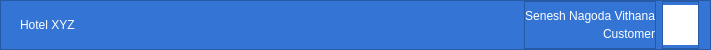
     <widget class="QFrame" name="frame">
      <property name="minimumSize">
       <size>
        <width>0</width>
        <height>50</height>
       </size>
      </property>
      <property name="maximumSize">
       <size>
        <width>16777215</width>
        <height>50</height>
       </size>
      </property>
      <property name="styleSheet">
       <string notr="true">background-color: #3474D4;</string>
      </property>
      <property name="frameShape">
       <enum>QFrame::StyledPanel</enum>
      </property>
      <property name="frameShadow">
       <enum>QFrame::Raised</enum>
      </property>
      <property name="lineWidth">
       <number>0</number>
      </property>
      <layout class="QHBoxLayout" name="horizontalLayout_4">
       <property name="topMargin">
        <number>0</number>
       </property>
       <property name="bottomMargin">
        <number>0</number>
       </property>
       <item>
        <widget class="QLabel" name="label_4">
         <property name="styleSheet">
          <string notr="true">font: 500 18pt &quot;ImPerfect23&quot;;
color: rgb(255, 255, 255);
margin-left:5px;</string>
         </property>
         <property name="text">
          <string>Hotel XYZ</string>
         </property>
        </widget>
       </item>
       <item>
        <spacer name="horizontalSpacer">
         <property name="orientation">
          <enum>Qt::Horizontal</enum>
         </property>
         <property name="sizeHint" stdset="0">
          <size>
           <width>440</width>
           <height>20</height>
          </size>
         </property>
        </spacer>
       </item>
       <item>
        <widget class="QFrame" name="frame_9">
         <property name="frameShape">
          <enum>QFrame::StyledPanel</enum>
         </property>
         <property name="frameShadow">
          <enum>QFrame::Raised</enum>
         </property>
         <layout class="QVBoxLayout" name="verticalLayout_3">
          <property name="spacing">
           <number>0</number>
          </property>
          <property name="leftMargin">
           <number>0</number>
          </property>
          <property name="topMargin">
           <number>5</number>
          </property>
          <property name="rightMargin">
           <number>0</number>
          </property>
          <property name="bottomMargin">
           <number>5</number>
          </property>
          <item>
           <widget class="QLabel" name="user_name_txt">
            <property name="styleSheet">
             <string notr="true">
color: rgb(255, 255, 255);
font: 700 11pt &quot;SF Pro Display&quot;;</string>
            </property>
            <property name="text">
             <string>Senesh Nagoda Vithana</string>
            </property>
            <property name="alignment">
             <set>Qt::AlignRight|Qt::AlignTrailing|Qt::AlignVCenter</set>
            </property>
           </widget>
          </item>
          <item>
           <widget class="QLabel" name="label_2">
            <property name="styleSheet">
             <string notr="true">font: 11pt &quot;SF Pro Display&quot;;
color: rgb(255, 255, 255);</string>
            </property>
            <property name="text">
             <string>Customer</string>
            </property>
            <property name="alignment">
             <set>Qt::AlignRight|Qt::AlignTrailing|Qt::AlignVCenter</set>
            </property>
           </widget>
          </item>
         </layout>
        </widget>
       </item>
       <item>
        <widget class="QFrame" name="frame_10">
         <property name="frameShape">
          <enum>QFrame::StyledPanel</enum>
         </property>
         <property name="frameShadow">
          <enum>QFrame::Raised</enum>
         </property>
         <layout class="QHBoxLayout" name="horizontalLayout_3">
          <property name="spacing">
           <number>0</number>
          </property>
          <property name="leftMargin">
           <number>0</number>
          </property>
          <property name="topMargin">
           <number>0</number>
          </property>
          <property name="rightMargin">
           <number>0</number>
          </property>
          <property name="bottomMargin">
           <number>0</number>
          </property>
          <item>
           <widget class="QLabel" name="label">
            <property name="minimumSize">
             <size>
              <width>35</width>
              <height>40</height>
             </size>
            </property>
            <property name="maximumSize">
             <size>
              <width>40</width>
              <height>40</height>
             </size>
            </property>
            <property name="styleSheet">
             <string notr="true">background-color: rgb(255, 255, 255);
border-radius: 20px;</string>
            </property>
            <property name="text">
             <string/>
            </property>
            <property name="alignment">
             <set>Qt::AlignCenter</set>
            </property>
           </widget>
          </item>
         </layout>
        </widget>
       </item>
      </layout>
      <zorder>frame_9</zorder>
      <zorder>label_4</zorder>
      <zorder>horizontalSpacer</zorder>
      <zorder>frame_10</zorder>
     </widget>
